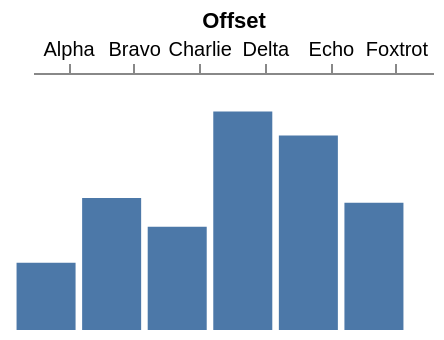

Vega-Lite specification stored for this chart:
### Vega specification from a JSON file in a GitHub repository (floating-point values rounded to 4 significant figures)
{"width": 200, "height": 120, "padding": 5, "data": [{"name": "t", "values": [{"a": "Alpha", "b": 28, "c": "x", "d": 1}, {"a": "Bravo", "b": 55, "c": "y", "d": 2}, {"a": "Charlie", "b": 43, "c": "x", "d": 3}, {"a": "Delta", "b": 91, "c": "z", "d": 4}, {"a": "Echo", "b": 81, "c": "y", "d": 5}, {"a": "Foxtrot", "b": 53, "c": "z", "d": 6}]}], "scales": [{"name": "x", "type": "band", "domain": {"data": "t", "field": "a"}, "range": "width", "padding": 0.1}, {"name": "y", "type": "linear", "domain": {"data": "t", "field": "b"}, "range": "height", "nice": true}, {"name": "color", "type": "ordinal", "domain": {"data": "t", "field": "c"}, "range": {"scheme": "category10"}}, {"name": "ramp", "type": "linear", "domain": {"data": "t", "field": "d"}, "range": {"scheme": "blues"}}, {"name": "size", "type": "linear", "domain": {"data": "t", "field": "b"}, "range": [10, 200]}, {"name": "shape", "type": "ordinal", "domain": {"data": "t", "field": "c"}, "range": "symbol"}, {"name": "quant", "type": "quantize", "domain": [0, 100], "range": {"scheme": "greens", "count": 4}}], "marks": [{"type": "rect", "from": {"data": "t"}, "encode": {"enter": {"x": {"scale": "x", "field": "a"}, "width": {"scale": "x", "band": 1}, "y": {"scale": "y", "field": "b"}, "y2": {"scale": "y", "value": 0}}}}], "axes": [{"orient": "top", "scale": "x", "title": "Offset", "offset": 8, "position": 12, "translate": 0}]}
